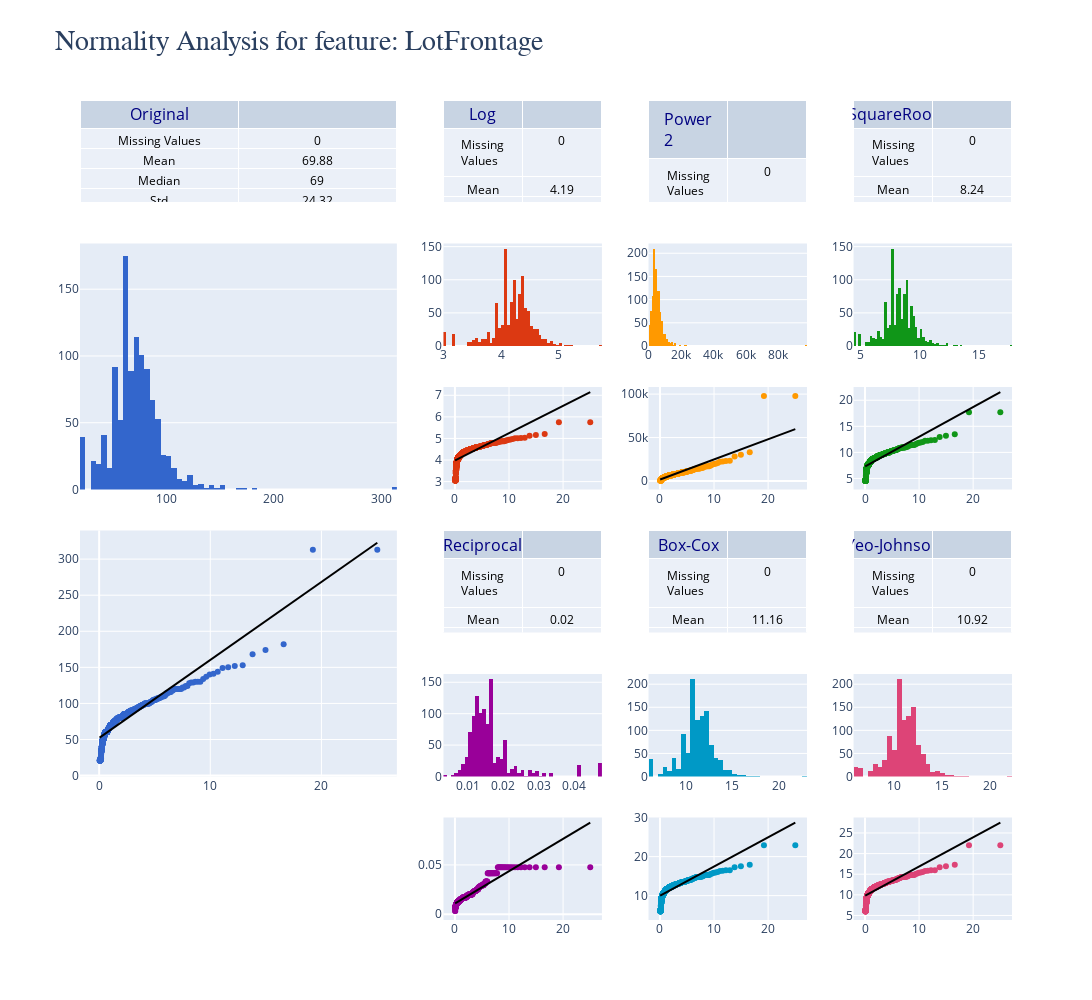

Source (notebook cell):
### Code cell
feat_explorer.plot_numerical_feature_info('LotFrontage',scaler=None, plot_size=(1200, 1000))

### Figure 1 — Plotly figure (JSON) as saved in the notebook; plotly's stock layout.template omitted (floating-point values rounded to 4 significant figures; data arrays with more than 128 entries replaced by an {"elided": "..."} marker saying what was removed)
{"data": [{"cells": {"font": {"color": "black", "size": 12}, "values": [["Missing Values", "Mean", "Median", "Std", "Skew", "Kurtosis"], [0, 69.88, 69, 24.32, 2.26, 18.95]]}, "domain": {"x": [0, 0.34], "y": [0.875, 1]}, "header": {"font": {"color": "navy", "size": 16}, "values": ["Original"]}, "type": "table"}, {"cells": {"font": {"color": "black", "size": 12}, "values": [["Missing Values", "Mean", "Median", "Std", "Skew", "Kurtosis"], [0, 4.19, 4.23, 0.35, -0.78, 2.34]]}, "domain": {"x": [0.39, 0.56], "y": [0.875, 1]}, "header": {"font": {"color": "navy", "size": 16}, "values": ["Log"]}, "type": "table"}, {"cells": {"font": {"color": "black", "size": 12}, "values": [["Missing Values", "Mean", "Median", "Std", "Skew", "Kurtosis"], [0, 5474.0, 4761, 5281.0, 10.6, 174.7]]}, "domain": {"x": [0.61, 0.78], "y": [0.875, 1]}, "header": {"font": {"color": "navy", "size": 16}, "values": ["Power 2"]}, "type": "table"}, {"cells": {"font": {"color": "black", "size": 12}, "values": [["Missing Values", "Mean", "Median", "Std", "Skew", "Kurtosis"], [0, 8.24, 8.31, 1.4, 0.38, 4.36]]}, "domain": {"x": [0.83, 1], "y": [0.875, 1]}, "header": {"font": {"color": "navy", "size": 16}, "values": ["SquareRoot"]}, "type": "table"}, {"cells": {"font": {"color": "black", "size": 12}, "values": [["Missing Values", "Mean", "Median", "Std", "Skew", "Kurtosis"], [0, 0.02, 0.01, 0.01, 2.5, 7.54]]}, "domain": {"x": [0.39, 0.56], "y": [0.35, 0.475]}, "header": {"font": {"color": "navy", "size": 16}, "values": ["Reciprocal"]}, "type": "table"}, {"cells": {"font": {"color": "black", "size": 12}, "values": [["Missing Values", "Mean", "Median", "Std", "Skew", "Kurtosis"], [0, 11.16, 11.28, 1.89, 0.13, 3.44]]}, "domain": {"x": [0.61, 0.78], "y": [0.35, 0.475]}, "header": {"font": {"color": "navy", "size": 16}, "values": ["Box-Cox"]}, "type": "table"}, {"cells": {"font": {"color": "black", "size": 12}, "values": [["Missing Values", "Mean", "Median", "Std", "Skew", "Kurtosis"], [0, 10.92, 11.03, 1.78, 0.12, 3.4]]}, "domain": {"x": [0.83, 1], "y": [0.35, 0.475]}, "header": {"font": {"color": "navy", "size": 16}, "values": ["Yeo-Johnson"]}, "type": "table"}, {"marker": {"color": "#3366CC"}, "name": "Original", "type": "histogram", "x": {"elided": "1081 int values"}, "xaxis": "x", "yaxis": "y"}, {"marker": {"color": "#DC3912"}, "name": "Log", "type": "histogram", "x": {"elided": "1081 float values"}, "xaxis": "x2", "yaxis": "y2"}, {"marker": {"color": "#FF9900"}, "name": "Power", "type": "histogram", "x": {"elided": "1081 int values"}, "xaxis": "x3", "yaxis": "y3"}, {"marker": {"color": "#109618"}, "name": "SquareRoot", "type": "histogram", "x": {"elided": "1081 float values"}, "xaxis": "x4", "yaxis": "y4"}, {"marker": {"color": "#990099"}, "name": "Reciprocal", "type": "histogram", "x": {"elided": "1081 float values"}, "xaxis": "x9", "yaxis": "y9"}, {"marker": {"color": "#0099C6"}, "name": "Box-Cox", "type": "histogram", "x": {"elided": "1081 float values"}, "xaxis": "x10", "yaxis": "y10"}, {"marker": {"color": "#DD4477"}, "name": "Yeo-Johnson", "type": "histogram", "x": {"elided": "1081 float values"}, "xaxis": "x11", "yaxis": "y11"}, {"marker": {"color": "#3366CC"}, "mode": "markers", "name": "Q-Q Plot Original", "type": "scatter", "x": {"elided": "1081 float values"}, "xaxis": "x8", "y": {"elided": "1081 int values"}, "yaxis": "y8"}, {"marker": {"color": "black"}, "mode": "lines", "type": "scatter", "x": [0.03996, 25.03], "xaxis": "x8", "y": [52.59, 322.6], "yaxis": "y8"}, {"marker": {"color": "#DC3912"}, "mode": "markers", "name": "Q-Q Plot Log", "type": "scatter", "x": {"elided": "1081 float values"}, "xaxis": "x5", "y": {"elided": "1081 float values"}, "yaxis": "y5"}, {"marker": {"color": "black"}, "mode": "lines", "type": "scatter", "x": [0.03996, 25.03], "xaxis": "x5", "y": [3.986, 7.147], "yaxis": "y5"}, {"marker": {"color": "#FF9900"}, "mode": "markers", "name": "Q-Q Plot Power 2", "type": "scatter", "x": {"elided": "1081 float values"}, "xaxis": "x6", "y": {"elided": "1081 int values"}, "yaxis": "y6"}, {"marker": {"color": "black"}, "mode": "lines", "type": "scatter", "x": [0.03996, 25.03], "xaxis": "x6", "y": [1760.0, 59760.0], "yaxis": "y6"}, {"marker": {"color": "#109618"}, "mode": "markers", "name": "Q-Q Plot SquareRoot", "type": "scatter", "x": {"elided": "1081 float values"}, "xaxis": "x7", "y": {"elided": "1081 float values"}, "yaxis": "y7"}, {"marker": {"color": "black"}, "mode": "lines", "type": "scatter", "x": [0.03996, 25.03], "xaxis": "x7", "y": [7.331, 21.56], "yaxis": "y7"}, {"marker": {"color": "#990099"}, "mode": "markers", "name": "Q-Q Plot Reciprocal", "type": "scatter", "x": {"elided": "1081 float values"}, "xaxis": "x12", "y": {"elided": "1081 float values"}, "yaxis": "y12"}, {"marker": {"color": "black"}, "mode": "lines", "type": "scatter", "x": [0.03996, 25.03], "xaxis": "x12", "y": [0.01103, 0.09286], "yaxis": "y12"}, {"marker": {"color": "#0099C6"}, "mode": "markers", "name": "Q-Q Plot Box-Cox", "type": "scatter", "x": {"elided": "1081 float values"}, "xaxis": "x13", "y": {"elided": "1081 float values"}, "yaxis": "y13"}, {"marker": {"color": "black"}, "mode": "lines", "type": "scatter", "x": [0.03996, 25.03], "xaxis": "x13", "y": [9.963, 28.72], "yaxis": "y13"}, {"marker": {"color": "#DD4477"}, "mode": "markers", "name": "Q-Q Plot Yeo-Johnson", "type": "scatter", "x": {"elided": "1081 float values"}, "xaxis": "x14", "y": {"elided": "1081 float values"}, "yaxis": "y14"}, {"marker": {"color": "black"}, "mode": "lines", "type": "scatter", "x": [0.03996, 25.03], "xaxis": "x14", "y": [9.782, 27.5], "yaxis": "y14"}], "layout": {"height": 1000, "showlegend": false, "title": {"font": {"family": "Arial", "size": 28}, "text": "Normality Analysis for feature: LotFrontage"}, "width": 1200, "xaxis": {"anchor": "y", "autorange": true, "domain": [0, 0.34], "range": [19.5, 314.5], "type": "linear"}, "xaxis10": {"anchor": "y10", "autorange": true, "domain": [0.61, 0.78], "range": [6, 23], "type": "linear"}, "xaxis11": {"anchor": "y11", "autorange": true, "domain": [0.83, 1], "range": [5.75, 22.25], "type": "linear"}, "xaxis12": {"anchor": "y12", "autorange": true, "domain": [0.39, 0.56], "range": [-2.035, 27.1], "type": "linear"}, "xaxis13": {"anchor": "y13", "autorange": true, "domain": [0.61, 0.78], "range": [-2.035, 27.1], "type": "linear"}, "xaxis14": {"anchor": "y14", "autorange": true, "domain": [0.83, 1], "range": [-2.035, 27.1], "type": "linear"}, "xaxis2": {"anchor": "y2", "autorange": true, "domain": [0.39, 0.56], "range": [3.0, 5.75], "type": "linear"}, "xaxis3": {"anchor": "y3", "autorange": true, "domain": [0.61, 0.78], "range": [-0.5, 98000.0], "type": "linear"}, "xaxis4": {"anchor": "y4", "autorange": true, "domain": [0.83, 1], "range": [4.4, 17.8], "type": "linear"}, "xaxis5": {"anchor": "y5", "autorange": true, "domain": [0.39, 0.56], "range": [-2.035, 27.1], "type": "linear"}, "xaxis6": {"anchor": "y6", "autorange": true, "domain": [0.61, 0.78], "range": [-2.035, 27.1], "type": "linear"}, "xaxis7": {"anchor": "y7", "autorange": true, "domain": [0.83, 1], "range": [-2.035, 27.1], "type": "linear"}, "xaxis8": {"anchor": "y8", "autorange": true, "domain": [0, 0.34], "range": [-1.683, 26.75], "type": "linear"}, "xaxis9": {"anchor": "y9", "autorange": true, "domain": [0.39, 0.56], "range": [0.003, 0.048], "type": "linear"}, "yaxis": {"anchor": "x", "autorange": true, "domain": [0.525, 0.825], "range": [0, 184.2]}, "yaxis10": {"anchor": "x10", "autorange": true, "domain": [0.175, 0.3], "range": [0, 222.1]}, "yaxis11": {"anchor": "x11", "autorange": true, "domain": [0.175, 0.3], "range": [0, 222.1]}, "yaxis12": {"anchor": "x12", "autorange": true, "domain": [0, 0.125], "range": [-0.005797, 0.09805], "type": "linear"}, "yaxis13": {"anchor": "x13", "autorange": true, "domain": [0, 0.125], "range": [3.739, 30.04], "type": "linear"}, "yaxis14": {"anchor": "x14", "autorange": true, "domain": [0, 0.125], "range": [3.901, 28.75], "type": "linear"}, "yaxis2": {"anchor": "x2", "autorange": true, "domain": [0.7, 0.825], "range": [0, 154.7]}, "yaxis3": {"anchor": "x3", "autorange": true, "domain": [0.7, 0.825], "range": [0, 221.1]}, "yaxis4": {"anchor": "x4", "autorange": true, "domain": [0.7, 0.825], "range": [0, 154.7]}, "yaxis5": {"anchor": "x5", "autorange": true, "domain": [0.525, 0.65], "range": [2.633, 7.384], "type": "linear"}, "yaxis6": {"anchor": "x6", "autorange": true, "domain": [0.525, 0.65], "range": [-9772.0, 108200.0], "type": "linear"}, "yaxis7": {"anchor": "x7", "autorange": true, "domain": [0.525, 0.65], "range": [2.88, 22.54], "type": "linear"}, "yaxis8": {"anchor": "x8", "autorange": true, "domain": [0.175, 0.475], "range": [-1.241, 339.6], "type": "linear"}, "yaxis9": {"anchor": "x9", "autorange": true, "domain": [0.175, 0.3], "range": [0, 163.2]}}}
